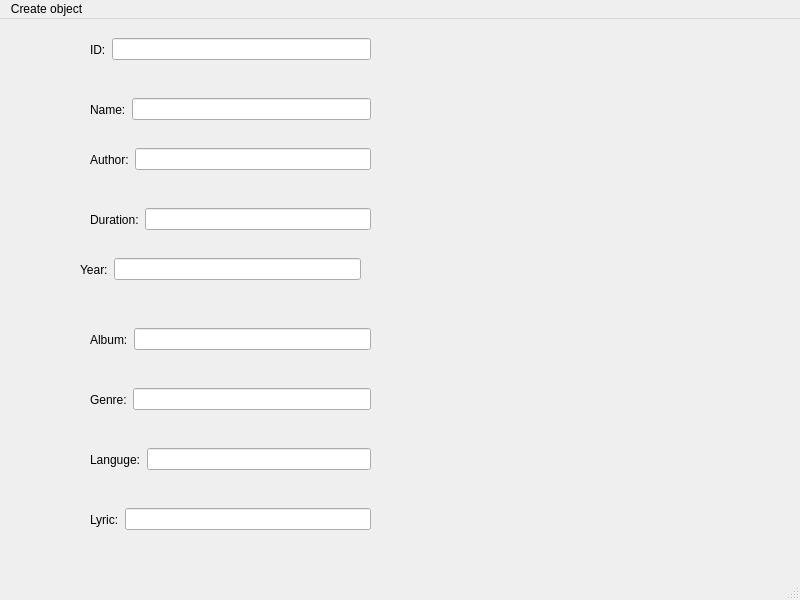
<?xml version="1.0" encoding="UTF-8"?>
<ui version="4.0">
 <class>mainWindow</class>
 <widget class="QMainWindow" name="mainWindow">
  <property name="geometry">
   <rect>
    <x>0</x>
    <y>0</y>
    <width>800</width>
    <height>600</height>
   </rect>
  </property>
  <property name="windowTitle">
   <string>MainWindow</string>
  </property>
  <widget class="QWidget" name="centralwidget">
   <widget class="QWidget" name="horizontalLayoutWidget">
    <property name="geometry">
     <rect>
      <x>80</x>
      <y>10</y>
      <width>301</width>
      <height>41</height>
     </rect>
    </property>
    <layout class="QHBoxLayout" name="VL_ID">
     <property name="leftMargin">
      <number>10</number>
     </property>
     <property name="rightMargin">
      <number>10</number>
     </property>
     <item>
      <widget class="QLabel" name="label_id_input">
       <property name="text">
        <string>ID:</string>
       </property>
      </widget>
     </item>
     <item>
      <widget class="QLineEdit" name="lineEdit_id"/>
     </item>
    </layout>
   </widget>
   <widget class="QWidget" name="horizontalLayoutWidget_2">
    <property name="geometry">
     <rect>
      <x>80</x>
      <y>70</y>
      <width>301</width>
      <height>41</height>
     </rect>
    </property>
    <layout class="QHBoxLayout" name="HL_Name">
     <property name="leftMargin">
      <number>10</number>
     </property>
     <property name="rightMargin">
      <number>10</number>
     </property>
     <item>
      <widget class="QLabel" name="label_name_input">
       <property name="text">
        <string>Name:</string>
       </property>
      </widget>
     </item>
     <item>
      <widget class="QLineEdit" name="lineEdit_name"/>
     </item>
    </layout>
   </widget>
   <widget class="QWidget" name="horizontalLayoutWidget_3">
    <property name="geometry">
     <rect>
      <x>80</x>
      <y>120</y>
      <width>301</width>
      <height>41</height>
     </rect>
    </property>
    <layout class="QHBoxLayout" name="horizontalLayout_3">
     <property name="leftMargin">
      <number>10</number>
     </property>
     <property name="rightMargin">
      <number>10</number>
     </property>
     <item>
      <widget class="QLabel" name="label_author_input">
       <property name="text">
        <string>Author:</string>
       </property>
      </widget>
     </item>
     <item>
      <widget class="QLineEdit" name="lineEdit_author"/>
     </item>
    </layout>
   </widget>
   <widget class="QWidget" name="horizontalLayoutWidget_4">
    <property name="geometry">
     <rect>
      <x>80</x>
      <y>180</y>
      <width>301</width>
      <height>41</height>
     </rect>
    </property>
    <layout class="QHBoxLayout" name="horizontalLayout_4">
     <property name="leftMargin">
      <number>10</number>
     </property>
     <property name="rightMargin">
      <number>10</number>
     </property>
     <item>
      <widget class="QLabel" name="label_duration_input">
       <property name="text">
        <string>Duration:</string>
       </property>
      </widget>
     </item>
     <item>
      <widget class="QLineEdit" name="lineEdit_duration"/>
     </item>
    </layout>
   </widget>
   <widget class="QWidget" name="horizontalLayoutWidget_5">
    <property name="geometry">
     <rect>
      <x>70</x>
      <y>230</y>
      <width>301</width>
      <height>41</height>
     </rect>
    </property>
    <layout class="QHBoxLayout" name="horizontalLayout_5">
     <property name="leftMargin">
      <number>10</number>
     </property>
     <property name="rightMargin">
      <number>10</number>
     </property>
     <item>
      <widget class="QLabel" name="label_year_input">
       <property name="text">
        <string>Year:</string>
       </property>
      </widget>
     </item>
     <item>
      <widget class="QLineEdit" name="lineEdit_year"/>
     </item>
    </layout>
   </widget>
   <widget class="QWidget" name="horizontalLayoutWidget_6">
    <property name="geometry">
     <rect>
      <x>80</x>
      <y>300</y>
      <width>301</width>
      <height>41</height>
     </rect>
    </property>
    <layout class="QHBoxLayout" name="horizontalLayout_6">
     <property name="leftMargin">
      <number>10</number>
     </property>
     <property name="rightMargin">
      <number>10</number>
     </property>
     <item>
      <widget class="QLabel" name="label_album_input">
       <property name="text">
        <string>Album:</string>
       </property>
      </widget>
     </item>
     <item>
      <widget class="QLineEdit" name="lineEdit_album"/>
     </item>
    </layout>
   </widget>
   <widget class="QWidget" name="horizontalLayoutWidget_7">
    <property name="geometry">
     <rect>
      <x>80</x>
      <y>480</y>
      <width>301</width>
      <height>41</height>
     </rect>
    </property>
    <layout class="QHBoxLayout" name="horizontalLayout_7">
     <property name="leftMargin">
      <number>10</number>
     </property>
     <property name="rightMargin">
      <number>10</number>
     </property>
     <item>
      <widget class="QLabel" name="label_lyric_input">
       <property name="text">
        <string>Lyric:</string>
       </property>
      </widget>
     </item>
     <item>
      <widget class="QLineEdit" name="lineEdit_lyric"/>
     </item>
    </layout>
   </widget>
   <widget class="QWidget" name="horizontalLayoutWidget_8">
    <property name="geometry">
     <rect>
      <x>80</x>
      <y>420</y>
      <width>301</width>
      <height>41</height>
     </rect>
    </property>
    <layout class="QHBoxLayout" name="horizontalLayout_8">
     <property name="leftMargin">
      <number>10</number>
     </property>
     <property name="rightMargin">
      <number>10</number>
     </property>
     <item>
      <widget class="QLabel" name="label_languige_input">
       <property name="text">
        <string>Languge:</string>
       </property>
      </widget>
     </item>
     <item>
      <widget class="QLineEdit" name="lineEdit_languige"/>
     </item>
    </layout>
   </widget>
   <widget class="QWidget" name="horizontalLayoutWidget_9">
    <property name="geometry">
     <rect>
      <x>80</x>
      <y>360</y>
      <width>301</width>
      <height>41</height>
     </rect>
    </property>
    <layout class="QHBoxLayout" name="horizontalLayout_9">
     <property name="leftMargin">
      <number>10</number>
     </property>
     <property name="rightMargin">
      <number>10</number>
     </property>
     <item>
      <widget class="QLabel" name="label_ganre_input">
       <property name="text">
        <string>Genre:</string>
       </property>
      </widget>
     </item>
     <item>
      <widget class="QLineEdit" name="lineEdit_genre"/>
     </item>
    </layout>
   </widget>
  </widget>
  <widget class="QStatusBar" name="statusbar"/>
  <widget class="QMenuBar" name="menubar">
   <property name="geometry">
    <rect>
     <x>0</x>
     <y>0</y>
     <width>800</width>
     <height>21</height>
    </rect>
   </property>
   <widget class="QMenu" name="menuCreate_object">
    <property name="title">
     <string>Create object</string>
    </property>
    <addaction name="separator"/>
    <addaction name="actionCreate_2"/>
    <addaction name="separator"/>
    <addaction name="separator"/>
    <addaction name="actionOutput"/>
    <addaction name="actionExit"/>
    <addaction name="separator"/>
   </widget>
   <addaction name="menuCreate_object"/>
  </widget>
  <action name="actionCreate">
   <property name="text">
    <string>Create</string>
   </property>
  </action>
  <action name="actionOutput">
   <property name="text">
    <string>Output</string>
   </property>
  </action>
  <action name="actionExit">
   <property name="text">
    <string>Exit</string>
   </property>
  </action>
  <action name="actionCreate_2">
   <property name="text">
    <string>Create</string>
   </property>
  </action>
 </widget>
 <resources/>
 <connections/>
</ui>
